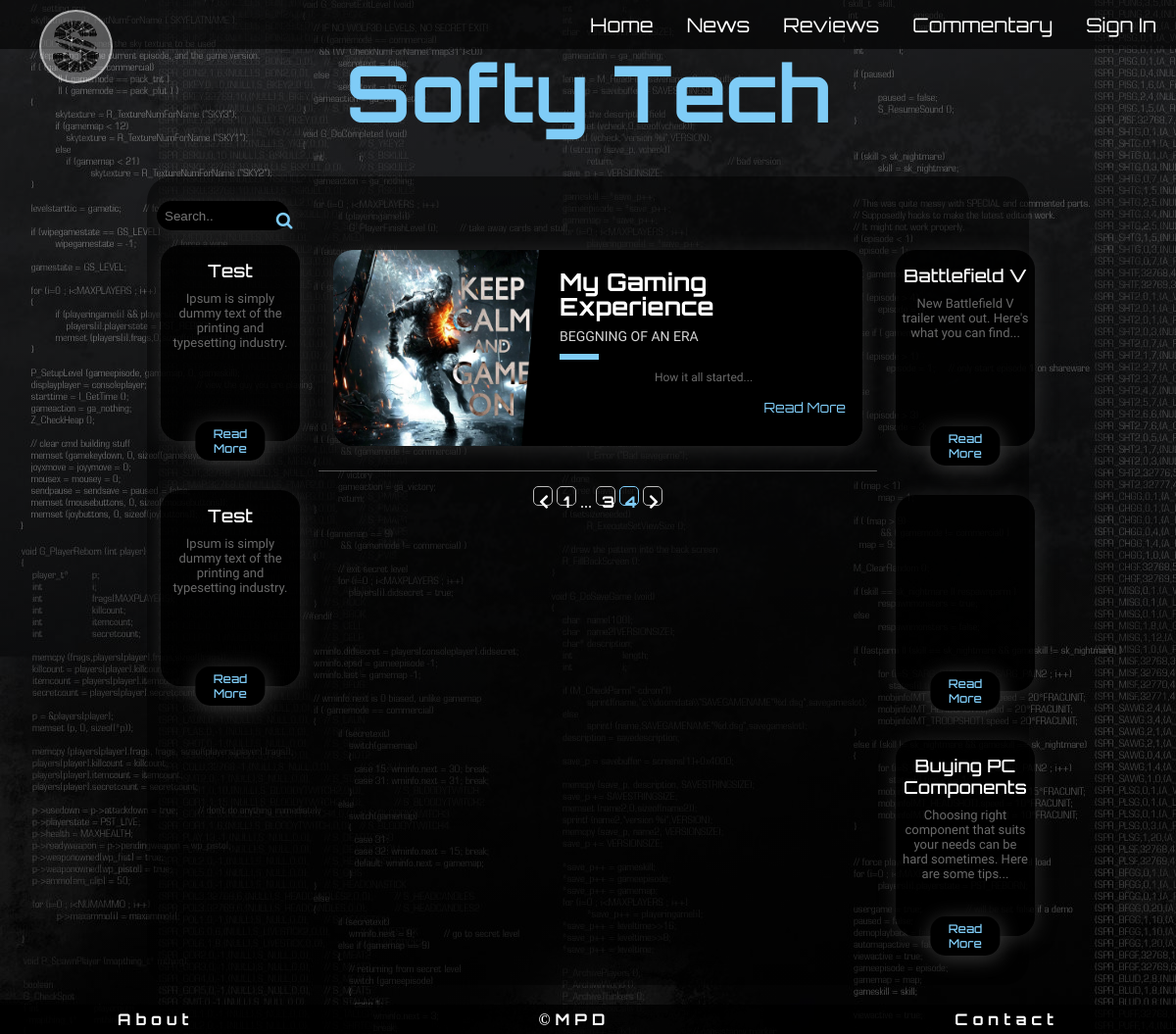
The page /home?page=4 on the database as committed earlier.
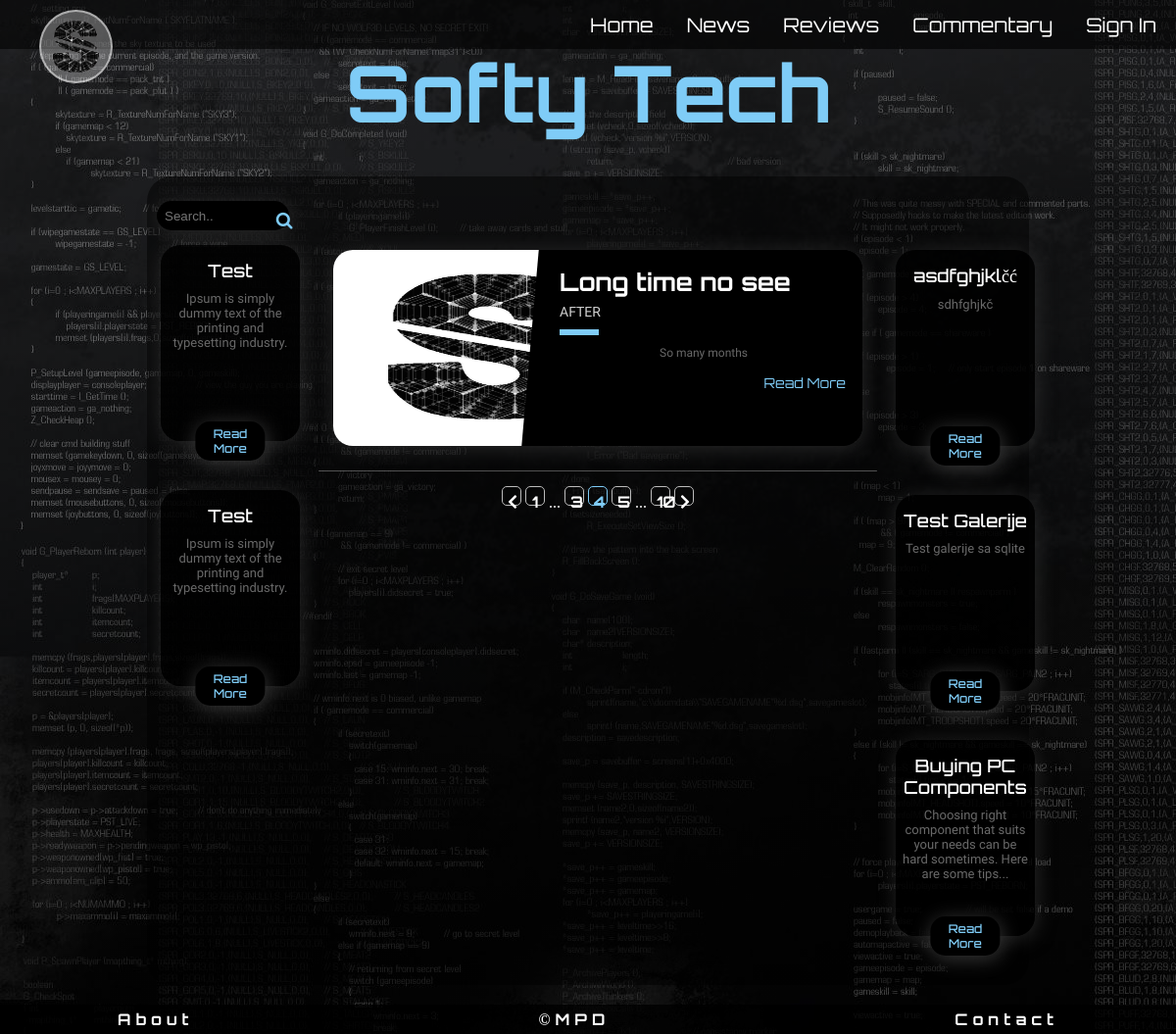
The same page on the database as committed later.
### flaskblog/models.py (models this page shows, shortened)
class Post(db.Model):
    __searchable__ = ['title', 'content']
    id = db.Column(db.Integer, primary_key=True)
    title = db.Column(db.String(30), nullable=False)
    subtitle = db.Column(db.String(30), nullable=False)
    description = db.Column(db.Text, nullable=False)
    slug = db.Column(db.String(30), nullable=False)
    headImg = db.Column(db.String(50), nullable=False, default='default.jpg')
    category = db.Column(db.String(30), nullable=False)
    language = db.Column(db.String(30), nullable=False)
    author = db.Column(db.String(30), nullable=False)
    date_posted = db.Column(db.DateTime, nullable=False, default=datetime.utcnow)
    content = db.Column(db.Text, nullable=False)
    comments = db.relationship('Comment', backref = 'post', lazy= 'dynamic')

### flaskblog/main/routes.py (the view)
@main.route("/", methods=['GET', 'POST'])
@main.route("/home", methods=['GET', 'POST'])
def home():
    form = SearchForm()
    if request.method == "POST":
        if form.validate_on_submit:
            print("searching")
            posts = Post.query.whoosh_search(form.search.data).all()
            news = Post.query.order_by(Post.date_posted.desc()).filter_by(category="News").first()
            reviews = Post.query.order_by(Post.date_posted.desc()).filter_by(category="Reviews").first()
            commentary = Post.query.order_by(Post.date_posted.desc()).filter_by(category="Commentary").first()
            print("applying")
            print(posts)
            return render_template('search.html', posts=posts, news=news, reviews=reviews, commentary=commentary, form=form)
    else:
        page = request.args.get('page', 1, type=int)
        posts = Post.query.order_by(Post.date_posted.desc()).paginate(page=page, per_page=1)
        news = Post.query.order_by(Post.date_posted.desc()).filter_by(category="News").first()
        reviews = Post.query.order_by(Post.date_posted.desc()).filter_by(category="Reviews").first()
        commentary = Post.query.order_by(Post.date_posted.desc()).filter_by(category="Commentary").first()
        form.search.data = ''
    return render_template('index.html', posts=posts, page=page, news=news, reviews=reviews, commentary=commentary, title='Home', form=form)

### flaskblog/main/forms.py
class SearchForm(FlaskForm):
    search = StringField('Search',
                        validators=[DataRequired(), Length(min=3)])
    submit = SubmitField('')

### flaskblog/templates/index.html (shortened to what this page needs)
{% extends "base.html" %}
{% block content %}
<div class="mainContent">
    <div class="main">
        {% for post in posts.items %}
            {% include 'includes/blogPost.html' %}
        {% endfor %}
        <div class="pagination">
            {% set prev = posts.page - 1 %}
            {% if prev > 0 %}
                <a class="pageBtn" href="{{ url_for('main.home', page=prev) }}"><i class="fas fa-chevron-left"></i></a>
            {% else %}
                <a class="pageBtn" href="{{ url_for('main.home', page=1) }}"><i class="fas fa-chevron-left"></i></a>
            {% endif %}
            {% for page_num in posts.iter_pages(left_edge=1, right_edge=1, left_current=1, right_current=2) %}
                {% if page_num %}
                    {% if posts.page == page_num %}
                        <a class="pageBtn currentPageBtn" href="{{ url_for('main.home', page=page_num) }}">{{ page_num }}</a>
                    {% else %}
                        <a class="pageBtn" href="{{ url_for('main.home', page=page_num) }}">{{ page_num }}</a>
                    {% endif %}
                {% else %}
                    ...
                {% endif %}
            {% endfor %}
            {% set next = posts.page + 1 %}
            {% if next > posts.pages %}
                <a class="pageBtn" href="{{ url_for('main.home', page=posts.pages) }}"><i class="fas fa-chevron-right"></i></a>
            {% else %}
                <a class="pageBtn" href="{{ url_for('main.home', page=next) }}"><i class="fas fa-chevron-right"></i></a>
            {% endif %}
        </div>
    </div>
    <div class="leftSide">
        <div class="search">
            <form class="searchForm" method="POST" action="">
                {{ form.search(class="searchInput", placeholder="Search..") }}
                <button class="searchBtn" id="submit" name="submit" type="submit"></button>
            </form>
        </div>
        <div class="sideDiv">
            <h5>Test</h5>
            <p> Ipsum is simply dummy text of the printing and typesetting
                industry. </p>
            <button class="sideDivBtn" type="button">Read More</button>
        </div>
        <div class="sideDiv">
            <h5>Test</h5>
            <p> Ipsum is simply dummy text of the printing and typesetting
                industry.</p>
            <button class="sideDivBtn" type="button">Read More</button>
        </div>
    </div>
    <div class="rightSide">
        <div class="sideDiv">
            <h5>{{ news.title }}</h5>
            <p>{{ news.description }}</p>
            <button class="sideDivBtn" type="button" onclick="window.location.href='{{ url_for('main.post', slug=news.slug) }}'">Read More</button>
        </div>
        <div class="sideDiv">
            <h5>{{ reviews.title }}</h5>
            <p>{{ reviews.description }}</p>
            <button class="sideDivBtn" type="button" onclick="window.location.href='{{ url_for('main.post', slug=reviews.slug) }}'">Read More</button>
        </div>
        <div class="sideDiv">
            <h5>{{ commentary.title }}</h5>
            <p>{{ commentary.description }}</p>
            <button class="sideDivBtn" type="button" onclick="window.location.href='{{ url_for('main.post', slug=commentary.slug) }}'">Read More</button>
        </div>
    </div>
</div>
{% endblock %}

### flaskblog/templates/includes/blogPost.html (shortened to what this page needs)
<div class="blog-card" onclick="window.location.href='{{url_for('main.post', slug=post.slug)}}'">
    <div class="photo photo1"><img src="{{ url_for('static', filename='upload/media/images/head_Images/' + post.headImg) }}" alt=""></div>
    <div class="description">
        <h1>{{ post.title }}</h1>
        <h2>{{ post.subtitle }}</h2>
        <p class="summary">{{ post.description }}</p>
        <a href="{{ url_for('main.post', slug=post.slug) }}">Read More</a>
    </div>
</div>
<div class="spacer"></div>

Rows that differ between the two databases and show on the page:
no longer on this page (row edited): Post: headImg (placeholder picture), title "My Gaming Experience", subtitle "BEGGNING OF AN ERA", description "How it all started..."
no longer on this page (row unchanged): Post: title "Battlefield V", description "New Battlefield V trailer went out. Here's what you can find..."
added Post: headImg (picture), title "Long time no see", subtitle "AFTER", description "So many months"
added Post: title "asdfghjklčć", description "sdhfghjkč"
added Post: title "Test Galerije", description "Test galerije sa sqlite"
Other text that changed with them:
new list line: "5"
new list line: "10"
